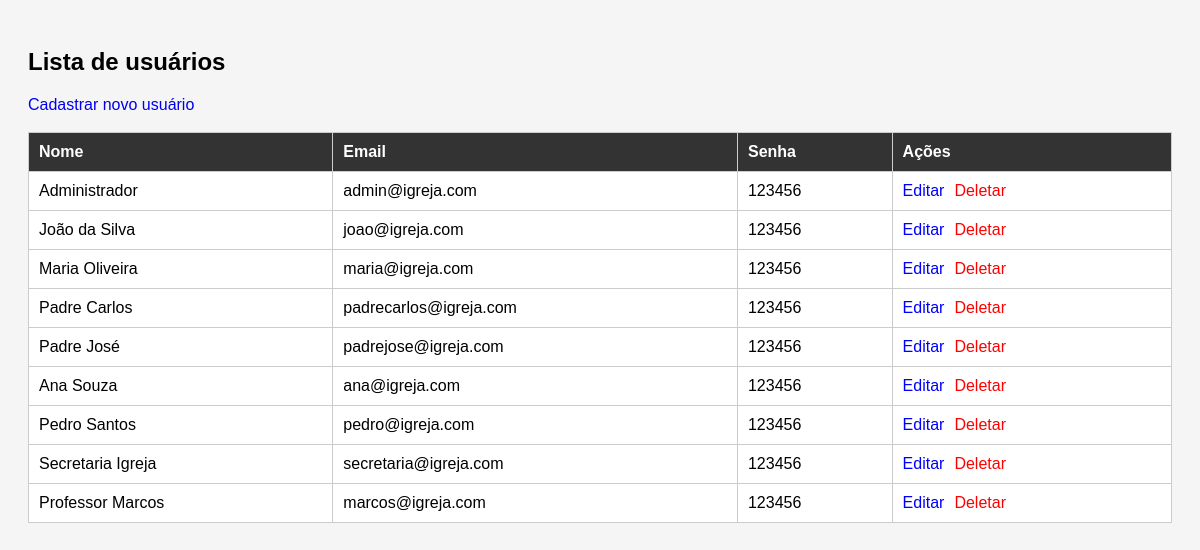
The page /usuarios/listar_usuarios.php on the database its author committed.
### tables this page shows
CREATE TABLE IF NOT EXISTS usuarios (
    id_usuarios INT NOT NULL AUTO_INCREMENT,
    nome VARCHAR(255) NOT NULL,
    email VARCHAR(255) NOT NULL,
    senha VARCHAR(255) NOT NULL,
    tipo VARCHAR(45) NOT NULL DEFAULT 'u',

    PRIMARY KEY (id_usuarios),
    UNIQUE KEY email_UNIQUE (email)
);

### html/func.php (called while the page is built, shortened)
<?php
function listar_usuarios($conexao) {
    return $conexao->query("SELECT * FROM usuarios");
}
?>

### html/usuarios/listar_usuarios.php (the view, shortened to what this page needs)
<!DOCTYPE html>
<html lang="pt-br">
<head>
</head>
<body>
    <h2>Lista de usuários</h2>
    <a href="inserir_usuarios.php">Cadastrar novo usuário</a>
    <br><br>
    <table>
        <tr>
            <th>Nome</th>
            <th>Email</th>
            <th>Senha</th>
            <th>Ações</th>
        </tr>
        <?php
        require_once "../func.php";
        $resultado = listar_usuarios($conexao);
        if ($resultado) {
            while ($usuario = mysqli_fetch_assoc($resultado)) {
                $id = $usuario['id_usuarios'];
                $nome = $usuario['nome'];
                $email = $usuario['email'];
                $senha = $usuario['senha'];
                echo "<tr>";
                echo "<td>" . htmlspecialchars($nome) . "</td>";
                echo "<td>" . htmlspecialchars($email) . "</td>";
                echo "<td>" . htmlspecialchars($senha) . "</td>";
                echo "<td>";
                echo "<a class='editar' href='inserir_usuarios.php?id_usuarios=" . $id . "'>";
                echo "Editar";
                echo "</a>";
                echo "<a class='deletar' href='deletar_usuarios.php?id_usuarios=" . $id . "' ";
                echo "onclick=\"return confirm('Tem certeza que deseja deletar este usuário?');\">";
                echo "Deletar";
                echo "</a>";
                echo "</td>";
                echo "</tr>";
            }
        } else {
            echo "<tr>";
            echo "<td colspan='4'>Nenhum usuário encontrado.</td>";
            echo "</tr>";
        }
        ?>
    </table>
</body>
</html>

### html/usuarios/listar_usuarios.php (style rules this page uses)
body { font-family: Arial, sans-serif; padding: 20px; background: #f5f5f5; }
table { width: 100%; background: white; border-collapse: collapse; }
th, td { padding: 10px; border: 1px solid #ccc; text-align: left; }
th { background: #333; color: white; }
a { text-decoration: none; margin-right: 10px; }
.editar { color: blue; }
.deletar { color: red; }

### rows shown on the page
usuarios: nome "Administrador", email "admin@igreja.com", senha "123456"
usuarios: nome "João da Silva", email "joao@igreja.com", senha "123456"
usuarios: nome "Maria Oliveira", email "maria@igreja.com", senha "123456"
usuarios: nome "Padre Carlos", email "padrecarlos@igreja.com", senha "123456"
usuarios: nome "Padre José", email "padrejose@igreja.com", senha "123456"
usuarios: nome "Ana Souza", email "ana@igreja.com", senha "123456"
usuarios: nome "Pedro Santos", email "pedro@igreja.com", senha "123456"
usuarios: nome "Secretaria Igreja", email "secretaria@igreja.com", senha "123456"
usuarios: nome "Professor Marcos", email "marcos@igreja.com", senha "123456"
